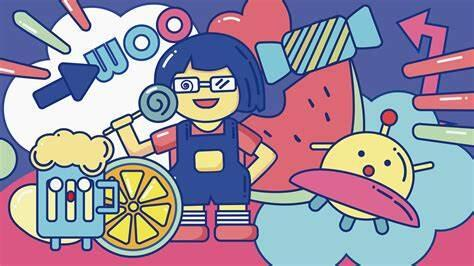
#> input picture pythonProject/tuxi4.jpg, 474 x 266 px, found by its file name
$ python 4.2.py
#> lines starting #> are read from the running program, lines starting #| are printed output that depends on the picture
import cv2
import numpy as np
import matplotlib.pyplot as plt
from skimage.feature import hog
from skimage import exposure

# 读取图像并转换为灰度图
img = cv2.imread('tuxi4.jpg', cv2.IMREAD_GRAYSCALE)
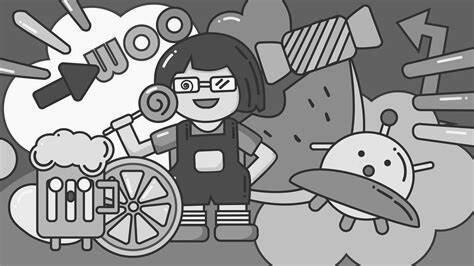
#> img: shape (266, 474); min 0, max 255, mean 147.5

# 显示原始图像
plt.figure(figsize=(6, 6))
plt.title('Original Image')
plt.imshow(img, cmap='gray')
plt.axis('off')
plt.show()

# 计算HOG特征
# block_norm='L2-Hys' 指定了HOG的归一化方式
features, hog_image = hog(img, orientations=9, pixels_per_cell=(8, 8),
                          cells_per_block=(2, 2), block_norm='L2-Hys', visualize=True)
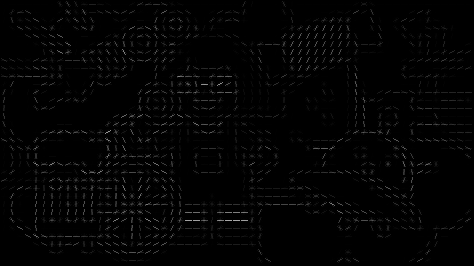
#> hog_image: shape (266, 474) float64; min 0, max 168.5, mean 3.6

# 归一化的HOG图像
hog_image_rescaled = exposure.rescale_intensity(hog_image, in_range=(0, 10))
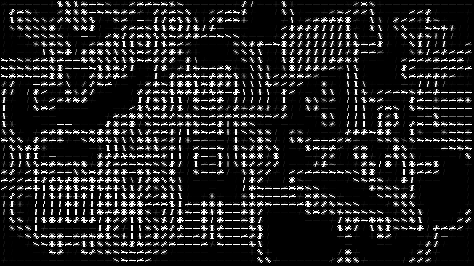
#> hog_image_rescaled: shape (266, 474) float64; min 0, max 1, mean 0.135

# 显示HOG图像
plt.figure(figsize=(6, 6))
plt.title('HOG Image')
plt.imshow(hog_image_rescaled, cmap='gray')
plt.axis('off')
plt.show()

# 计算HOG特征的直方图
# 获取每个cell内的梯度方向直方图
# HOG特征已经自动计算了梯度直方图，我们可以直接使用返回的 features 进行可视化
plt.figure(figsize=(8, 6))
plt.title('HOG Feature Histogram')
plt.hist(features, bins=50, range=(0, 1), color='gray')
plt.xlabel('Magnitude')
plt.ylabel('Frequency')
plt.show()
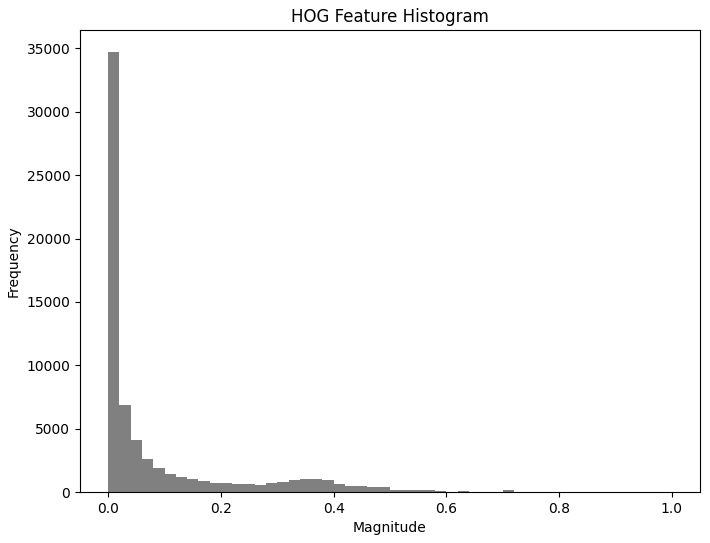
#> figure drawn by matplotlib, 1 panel; tallest bar 34720 high, from x = 1.73e-18 to 0.02
